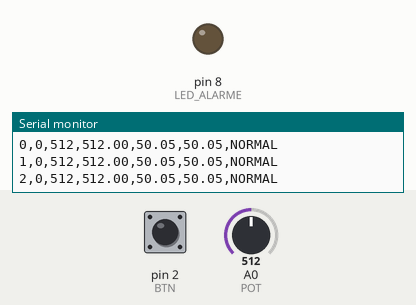
The sketch below on a simulated Arduino Uno, built with avr-gcc and run on an emulated ATmega328P. On the bench: output pins drawn as LEDs (lit = HIGH), the last lines printed to the serial monitor. Inputs (shaded band) come from the test bench; at power-on: A0 (POT) = 512, pin 2 (BTN) HIGH.

Above: at 1.3 s.
1.4 s: A0 (POT) set to 852
4.4 s: A0 (POT) set to 878
At 6.4 s:
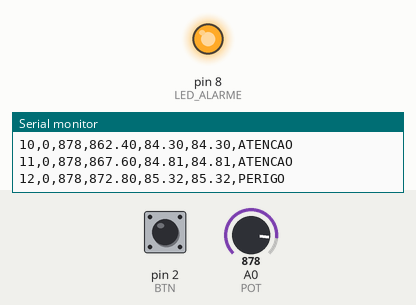
7.4 s: A0 (POT) set to 716
At 8.7 s:
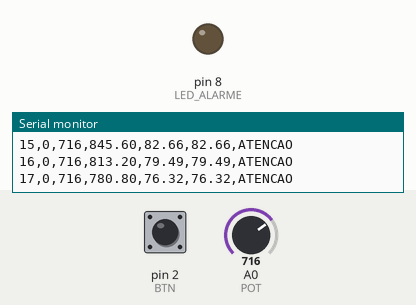
9.0 s: A0 (POT) set to 900
At 12.1 s:
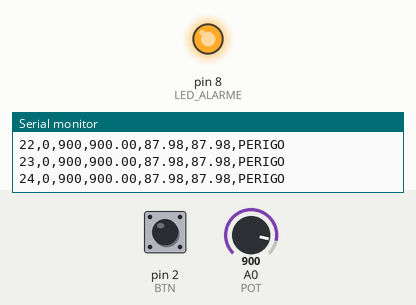
Timing chart, 0 to 13.0 s (numbered marks = the images above; inputs shaded):
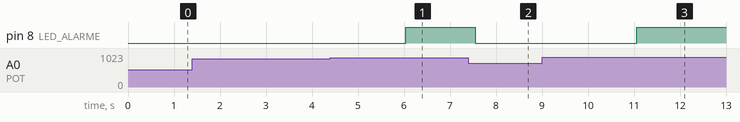

The sketch:

sketch-media-movel.ino
```cpp
#include <string.h>

#include "classificacao.h"
#include "media_movel5.h"

const int BTN = 2;
const int POT = A0;
const int LED_ALARME = 8;

unsigned long amostra = 0;
MediaMovel5 filtro;

void setup() {
  pinMode(BTN, INPUT_PULLUP);
  pinMode(LED_ALARME, OUTPUT);
  digitalWrite(LED_ALARME, LOW);
  Serial.begin(9600);
  Serial.println("amostra,botao,bruto,filtrado,pct,tempC,estado");
}

void loop() {
  const bool botao = digitalRead(BTN) == LOW;
  const int bruto = analogRead(POT);
  const float filtrado = filtro.adicionar(bruto);
  const float pct = 100.0f * filtrado / 1023.0f;
  const float tempC = pct;
  const char* estado = classificar(pct);

  digitalWrite(LED_ALARME,
               strcmp(estado, "PERIGO") == 0 ? HIGH : LOW);

  Serial.print(amostra++);
  Serial.print(',');
  Serial.print(botao);
  Serial.print(',');
  Serial.print(bruto);
  Serial.print(',');
  Serial.print(filtrado, 2);
  Serial.print(',');
  Serial.print(pct, 2);
  Serial.print(',');
  Serial.print(tempC, 2);
  Serial.print(',');
  Serial.println(estado);
  delay(500);
}
```

classificacao.h
```cpp
#ifndef TP03_CLASSIFICACAO_H
#define TP03_CLASSIFICACAO_H

// Fonte unica da regra de classificacao. O firmware de producao e o sketch
// de teste incluem este mesmo arquivo: nao ha uma segunda implementacao.
static inline const char* classificar(float pct) {
  if (pct < 0.0f || pct > 100.0f) {
    return "FALHA";
  }
  if (pct >= 85.0f) {
    return "PERIGO";
  }
  if (pct >= 70.0f) {
    return "ATENCAO";
  }
  return "NORMAL";
}

#endif
```

media_movel5.h
```cpp
#ifndef TP03_MEDIA_MOVEL5_H
#define TP03_MEDIA_MOVEL5_H

class MediaMovel5 {
 public:
  MediaMovel5() : soma_(0), indice_(0), quantidade_(0) {
    for (unsigned char i = 0; i < 5; ++i) {
      janela_[i] = 0;
    }
  }

  float adicionar(int amostra) {
    if (quantidade_ < 5) {
      janela_[indice_] = amostra;
      soma_ += amostra;
      ++quantidade_;
    } else {
      soma_ -= janela_[indice_];
      janela_[indice_] = amostra;
      soma_ += amostra;
    }
    indice_ = (indice_ + 1) % 5;
    return static_cast<float>(soma_) / quantidade_;
  }

 private:
  int janela_[5];
  long soma_;
  unsigned char indice_;
  unsigned char quantidade_;
};

#endif
```

Measured:
- the behaviour switches between 869 and 870 on A0 (POT) (found by bisection; images 0 and 1)
- after the input at 4.4 s, pin 8 (LED_ALARME): LOW → HIGH after 1.6 s
- after the input at 7.4 s, pin 8 (LED_ALARME): HIGH → LOW after 0.14 s
- after the input at 9.0 s, pin 8 (LED_ALARME): LOW → HIGH after 2.1 s
